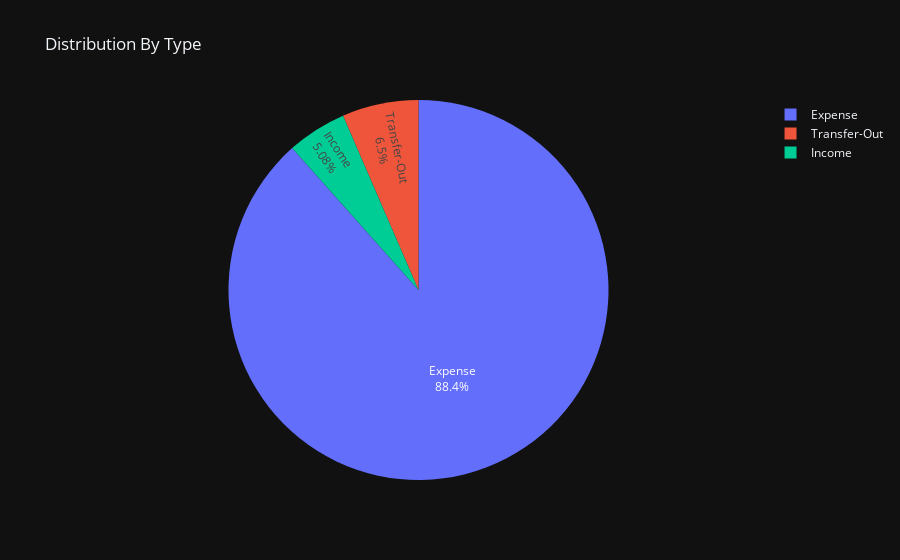

The notebook cell this image was saved under:
### Code cell
#Déstribution par Type
data_type=data['Income/Expense'].value_counts()
fig=px.pie(values=data_type,
           names=data_type.index,
           labels=data_type.index.to_list(),
           title='Distribution By Type',
           template='plotly_dark',
           color=data_type.index)
fig.update_traces(textinfo='label+percent')
fig.show()

### Figure 1 — Plotly figure (JSON) as saved in the notebook; plotly's stock layout.template omitted (floating-point values rounded to 4 significant figures)
{"data": [{"customdata": [["Expense"], ["Transfer-Out"], ["Income"]], "domain": {"x": [0, 1], "y": [0, 1]}, "hovertemplate": "label=%{label}<br>value=%{value}<br>color=%{customdata[0]}<extra></extra>", "labels": ["Expense", "Transfer-Out", "Income"], "legendgroup": "", "marker": {"colors": ["#636efa", "#EF553B", "#00cc96"]}, "name": "", "showlegend": true, "textinfo": "label+percent", "type": "pie", "values": [2176, 160, 125]}], "layout": {"legend": {"tracegroupgap": 0}, "title": {"text": "Distribution By Type"}}}
